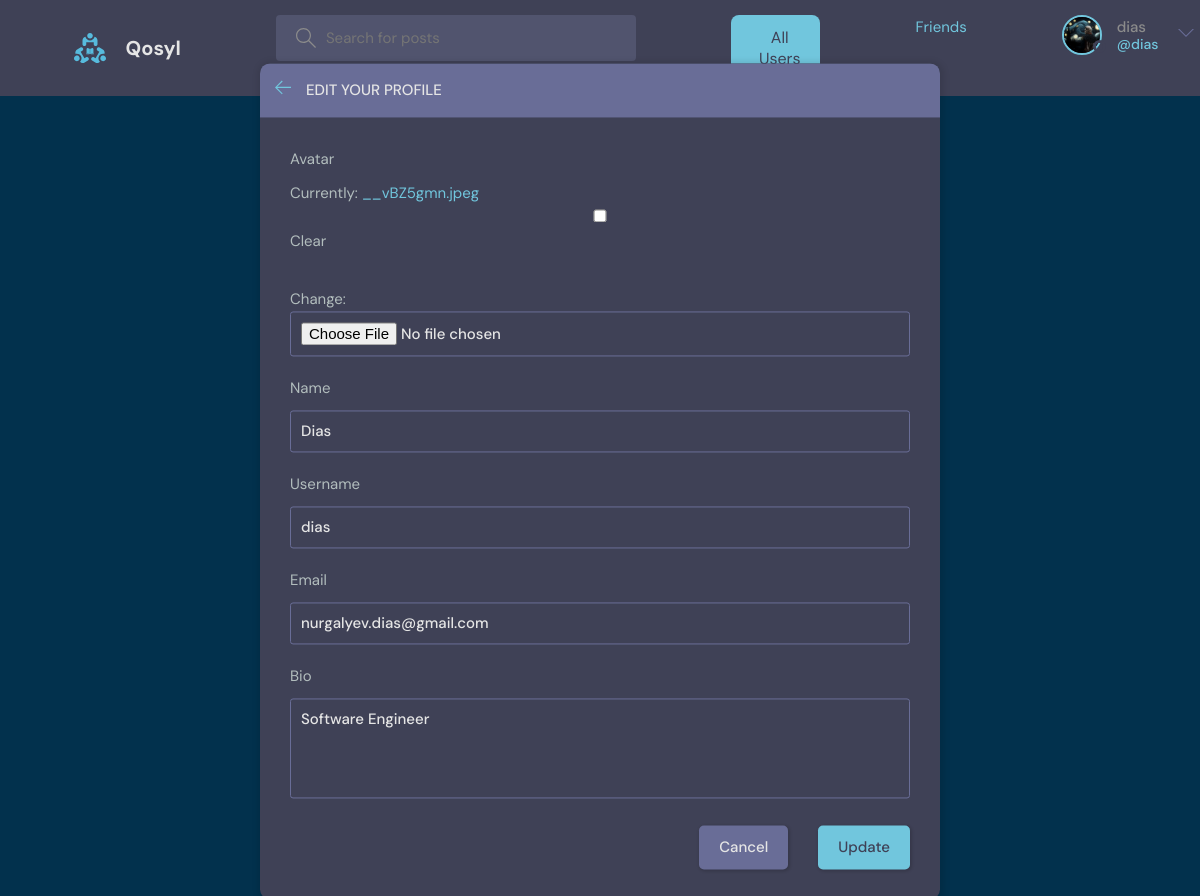
Page /update-user/ (signed in) on the committed database.
### users/models.py (models this page shows, shortened)
class User(AbstractUser):
    name = models.CharField(max_length=200, null=True)
    email = models.EmailField(unique=True, null=True)
    bio = models.TextField(null=True)
    avatar = models.ImageField(upload_to='avatars/', null=True, blank=True)
    friends = models.ManyToManyField('self', blank=True, symmetrical=True, related_name='user_friends')
    USERNAME_FIELD = 'email'
    REQUIRED_FIELDS = []
    objects = UserManager()

### users/views.py (the view)
# urls.py: path('update-user/', views.updateUser, name="update-user"),
@login_required(login_url='login')
def updateUser(request):
    user = request.user
    form = UserForm(instance=user)
    if request.method == 'POST':
        form = UserForm(request.POST, request.FILES, instance=user)
        if form.is_valid():
            form.save()
            return redirect('user-profile', pk=user.id)
    return render(request, 'users/update-user.html', {'form': form})

### users/forms.py
class UserForm(ModelForm):
    class Meta:
        model = User
        fields = ['avatar', 'name', 'username', 'email', 'bio']

### users/templates/users/update-user.html (shortened to what this page needs)
{% extends 'main.html' %}
{% block content %}
<main class="update-account layout">
  <div class="container">
    <div class="layout__box">
      <div class="layout__boxHeader">
        <div class="layout__boxTitle">
          <a href="{% url 'home' %}">
            <svg version="1.1" xmlns="http://www.w3.org/2000/svg" width="32" height="32" viewBox="0 0 32 32">
              <title>arrow-left</title>
              <path
                d="M13.723 2.286l-13.723 13.714 13.719 13.714 1.616-1.611-10.96-10.96h27.625v-2.286h-27.625l10.965-10.965-1.616-1.607z">
              </path>
            </svg>
          </a>
          <h3>Edit your profile</h3>
        </div>
      </div>
      <div class="layout__body">
        <form class="form" action="" method="POST" enctype="multipart/form-data">
          {% for field in form %}
          <div class="form__group">
            <label for="profile_pic">{{field.label}}</label>
            {{field}}
          </div>
          {% endfor %}
          <div class="form__action">
            <a class="btn btn--dark" href="index.html">Cancel</a>
            <button class="btn btn--main" type="submit">Update</button>
          </div>
        </form>
      </div>
    </div>
  </div>
</main>
{% endblock content %}

### templates/navbar.html (shortened to what this page needs)
{% load static %}
<header class="header header--loggedIn">
    <div class="container">
        <a href="{% url 'home' %}" class="header__logo">
            <img src="{% static 'images/logo.svg' %}" />
            <h1>Qosyl</h1>
        </a>
        <form class="header__search" method="GET" action="{% url 'home' %}">
            <label>
                <input name="q" placeholder="Search for posts" />
            </label>
        </form>
<button
    onclick="window.location.href='{% url 'all_users' %}'"
    class="all-users-button"
    style="
        background-color: #71c6dd; /* Using your color for the main button background */
        color: #3f4156; /* Text color */
        font-family: 'DM Sans', sans-serif; /* Font style */
        font-size: 16px; /* Font size */
        padding: 12px 20px; /* Padding for spacing */
        border: none; /* No border */
        border-radius: 8px; /* Rounded corners */
        cursor: pointer; /* Pointer on hover */
        display: flex;
        align-items: center;
        gap: 8px; /* Space between the icon and the text */
        transition: background-color 0.3s ease, transform 0.2s ease; /* Smooth transition */
    ">
     All Users
</button>
<a href="{% url 'friends' %}" class="header__button">Friends</a>
        <nav class="header__menu">
            {% if request.user.is_authenticated %}
            <div class="header__user">
                <a href="{% url 'update-user' %}">
                    <div class="avatar avatar--medium active">
                        <img src="{{request.user.avatar.url}}" />
                    </div>
                    <p>{{request.user.username}} <span>@{{request.user.username}}</span></p>
                </a>
                <button class="dropdown-button">
                    <svg version="1.1" xmlns="http://www.w3.org/2000/svg" width="32" height="32" viewBox="0 0 32 32">
                        <title>chevron-down</title>
                        <path d="M16 21l-13-13h-3l16 16 16-16h-3l-13 13z"></path>
                    </svg>
                </button>
            </div>
            {% else %}
            <a href="{% url 'login' %}">
                <img src="{% static 'images/avatar.svg' %}" />
                <p>Login</p>
            </a>
            {% endif %}
        </nav>
    </div>
</header>

### rows in the picture
User: user.avatar (picture), user.username "dias", form "Dias" "dias" "nurgalyev.dias@gmail.com" "Software Engineer"

### other values in the picture
{{ field.label }} "Avatar" "Name" "Username" "Email" "Bio"
